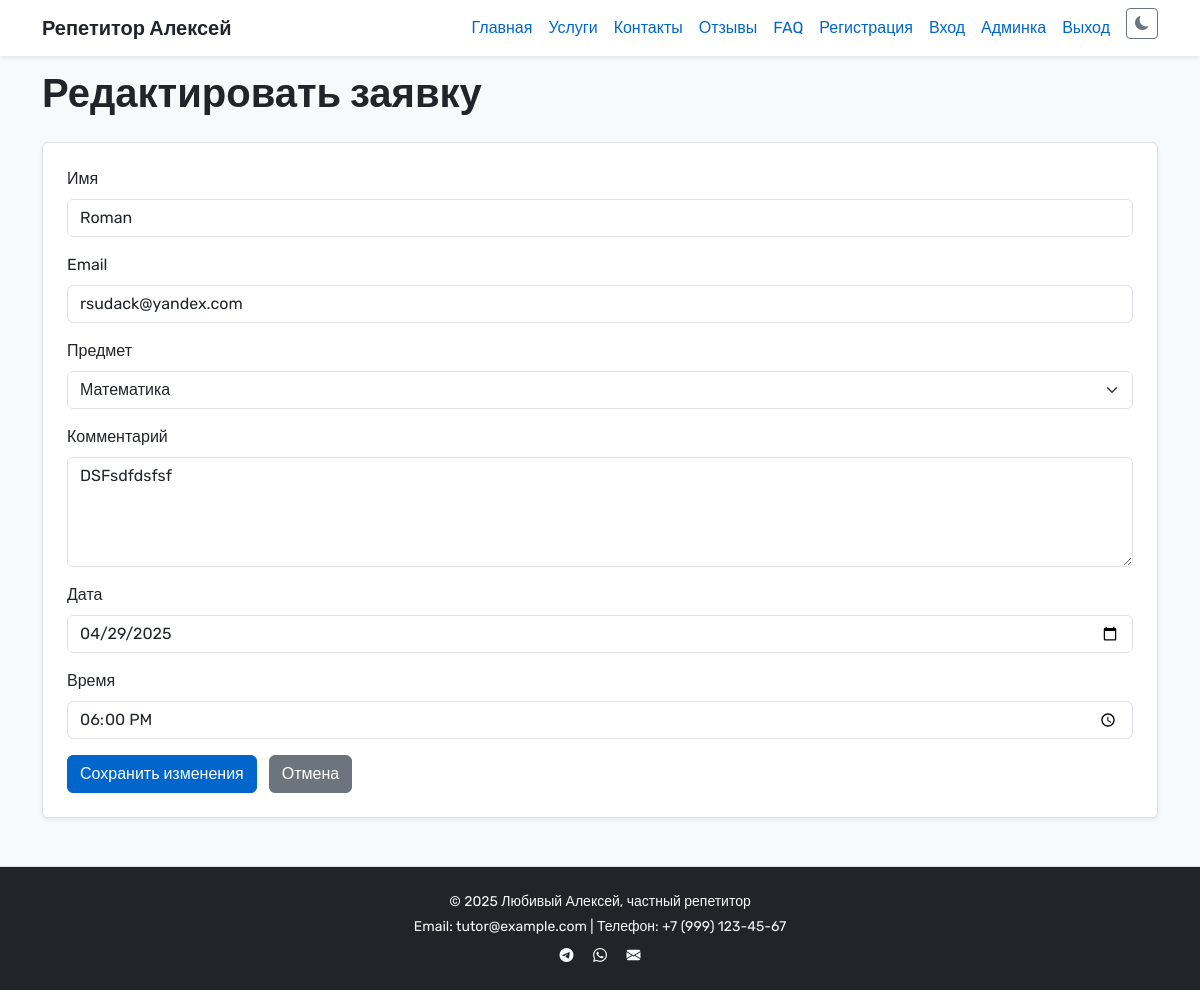
Screenshot of /admin/applications/edit/1 (signed in) with the database file from the repository.
### app.py (models this page shows, shortened)
class Signup(db.Model):
    id = db.Column(db.Integer, primary_key=True)
    name = db.Column(db.String(100), nullable=False)
    email = db.Column(db.String(120), nullable=False)
    subject = db.Column(db.String(100), nullable=False)
    preferred_date = db.Column(db.String(20), nullable=True)
    preferred_time = db.Column(db.String(20), nullable=True)
    message = db.Column(db.Text, nullable=False)
    date_created = db.Column(db.DateTime, default=datetime.now(timezone.utc))

### app.py (the view, shortened to what this page needs)
@app.route("/admin/applications/edit/<int:entry_id>", methods=["GET", "POST"])
def edit_application(entry_id):
    if not session.get("logged_in"):
        return redirect("/login")
    entry = Signup.query.get_or_404(entry_id)
    return render_template("edit_application.html", entry=entry)

### app.py (called while the page is built)
@app.context_processor
def inject_now():
    return {'now': datetime.now}

### templates/edit_application.html (shortened to what this page needs)
{% extends 'base.html' %}
{% block content %}
<h1 class="mb-4">Редактировать заявку</h1>
<form method="POST" class="border p-4 rounded shadow-sm">
  <div class="mb-3">
    <label class="form-label">Имя</label>
    <input type="text" name="name" class="form-control" value="{{ entry.name }}" required>
  </div>
  <div class="mb-3">
    <label class="form-label">Email</label>
    <input type="email" name="email" class="form-control" value="{{ entry.email }}" required>
  </div>
  <div class="mb-3">
    <label class="form-label">Предмет</label>
    <select name="subject" class="form-select" required>
      {% for subj in ["Математика", "Физика", "Информатика"] %}
        <option value="{{ subj }}" {% if entry.subject == subj %}selected{% endif %}>{{ subj }}</option>
      {% endfor %}
    </select>
  </div>
  <div class="mb-3">
    <label class="form-label">Комментарий</label>
    <textarea name="message" class="form-control" rows="4" required>{{ entry.message }}</textarea>
  </div>
  <div class="mb-3">
    <label class="form-label">Дата</label>
    <input type="date" name="preferred_date" class="form-control" value="{{ entry.preferred_date }}">
  </div>
  <div class="mb-3">
    <label class="form-label">Время</label>
    <input type="time" name="preferred_time" class="form-control" value="{{ entry.preferred_time }}">
  </div>
  <button type="submit" class="btn btn-primary">Сохранить изменения</button>
  <a href="/admin/applications" class="btn btn-secondary ms-2">Отмена</a>
</form>
{% endblock %}

### templates/base.html (style rules this page uses)
:root[data-theme='light'] { --bg: #f8f9fa; --text: #212529; --card-bg: #ffffff; --border: #dee2e6; --link: #0066cc; --footer-bg: #f1f3f5; --footer-text: #6c757d; --navbar-bg: #ffffff; }
body { font-family: 'Rubik', sans-serif; background-color: var(--bg); color: var(--text); padding-top: 70px; }
h1, h2, h3, h4 { font-weight: 600; }
.nav-link, a { color: var(--link); }
.card, .border, .table, .form-control, .form-select, .accordion-item, .list-group-item { background-color: var(--card-bg); color: var(--text); border-color: var(--border); }
.btn-primary { background-color: #0066cc; border-color: #0066cc; }
.form-control::placeholder { color: var(--footer-text); }
.form-control, .form-select { background-color: var(--card-bg); color: var(--text); }

### rows the page displays
Signup: name "Roman", email "rsudack@yandex.com", subject "Математика", message "DSFsdfdsfsf", preferred_date "04/29/2025", preferred_time "18:00"
